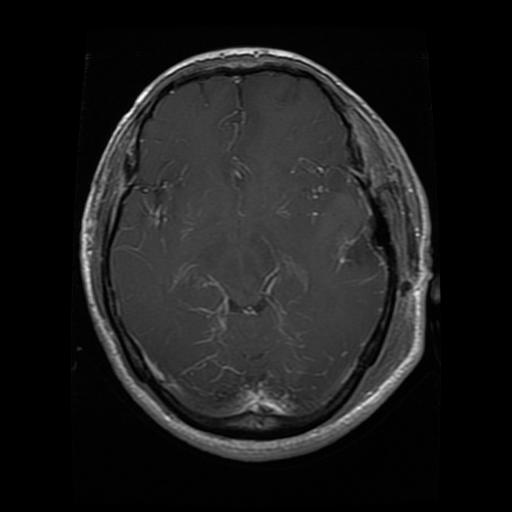
#> input picture exp4/dataset/training/glioma/Tr-gl_1285.jpg, 512 x 512 px, found by its file name; its folder holds only this picture in this run
$ python biomed_img_analytics.py
#> lines starting #> are read from the running program, lines starting #| are printed output that depends on the picture
import os
import cv2
import numpy as np
import matplotlib.pyplot as plt

from skimage.feature import hog
from sklearn.svm import SVC
from sklearn.metrics import accuracy_score, confusion_matrix, ConfusionMatrixDisplay, classification_report

# Dataset paths
train_path = r"dataset\Training"
test_path = r"dataset\Testing"

classes = ["glioma", "meningioma", "notumor", "pituitary"]

# Extract HOG features
def extract_features(folder):
#> called with folder = 'dataset\\Training'
    X = []
    y = []

    for label, class_name in enumerate(classes):
        class_path = os.path.join(folder, class_name)

        for filename in os.listdir(class_path):
            filepath = os.path.join(class_path, filename)

            image = cv2.imread(filepath, cv2.IMREAD_GRAYSCALE)
#> image is the input picture: shape (512, 512); min 0, max 255, mean 28.5

            if image is None:
                continue

            image = cv2.resize(image, (64, 64))
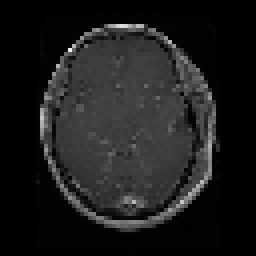
#> image: shape (64, 64) (shown 4 times larger); min 0, max 243, mean 28.7

            features = hog(
                image,
                orientations=9,
                pixels_per_cell=(8, 8),
                cells_per_block=(2, 2)
            )
#> features = 1764 values, max 0.681 at index 1729, min 0 at index 0, mean 0.11

            X.append(features)
            y.append(label)
#> pass 2 of the loop in extract_features, `for label, class_name in enumerate(classes):`:
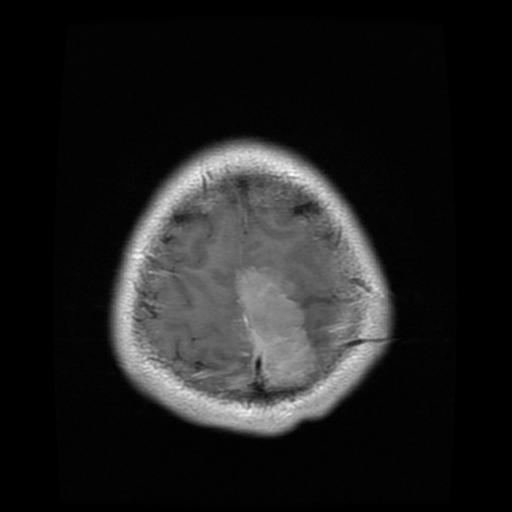
#> input picture exp4/dataset/training/meningioma/Tr-me_1310.jpg, 512 x 512 px, found by its file name
#> in extract_features, image is the input picture: shape (512, 512); min 0, max 255, mean 30.7
#> in extract_features, `image = cv2.resize(image, (64, 64))`:
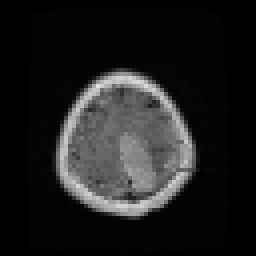
#> image: shape (64, 64) (shown 4 times larger); min 0, max 225, mean 30.7
#> features = 1764 values, max 0.858 at index 1694, min 0 at index 1, mean 0.0923

    return np.array(X), np.array(y)


# Load training and testing data
#> (the run stopped early here; a loop or call above may not have finished)
